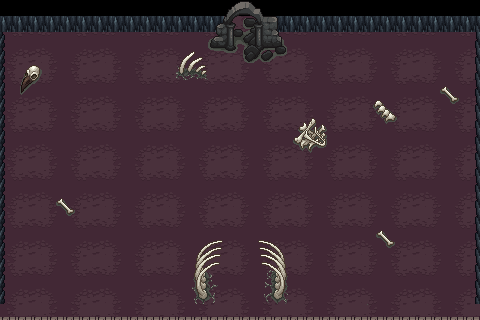

This game map was drawn from its Tiled (.tmx) file and the tilesets committed beside it. A one-line description and the trimmed map source follow:
An orthogonal 30x20 tile map with 16x16 px tiles, 5 tile layers (Piso, Objetos del piso, Paredes, pilares entrada, ...), 4 tilesets and 10 objects.

<map version="1.10" tiledversion="1.11.2" orientation="orthogonal" renderorder="right-down" width="30" height="20" tilewidth="16" tileheight="16" infinite="0" nextlayerid="11" nextobjectid="33">
 <tileset firstgid="1" source="../../tiled_mapa2/Tiled_files/Ground_rocks.tsx" />
 <tileset firstgid="2263" source="../../tiled_mapa2/Tiled_files/Objects_animated3.tsx" />
 <tileset firstgid="3979" source="../../tiled_mapa2/Tiled_files/Objects.tsx" />
 <tileset firstgid="7579" source="texturas.tsx" />
 <layer id="1" name="Piso" width="30" height="20">
  <data>[600 cells, 570 non-empty, 12 distinct tile ids]</data>
 </layer>
 <layer id="6" name="Objetos del piso" width="30" height="20">
  <data>[600 cells, 34 non-empty, 25 distinct tile ids]</data>
 </layer>
 <layer id="5" name="Paredes" width="30" height="20">
  <data>[600 cells, 92 non-empty, 4 distinct tile ids]</data>
 </layer>
 <layer id="4" name="pilares entrada" width="30" height="20">
  <data>[600 cells, 16 non-empty, 16 distinct tile ids]</data>
 </layer>
 <layer id="3" name="puerta" width="30" height="20">
  <data>[600 cells, 20 non-empty, 20 distinct tile ids]</data>
 </layer>
 <objectgroup id="7" name="colisiones">
  <properties>
   <property name="colision" type="bool" value="true" />
  </properties>
  <object id="12" x="269.674" y="244.644" width="15.6952" height="56.1404">
   <properties>
    <property name="colision" type="bool" value="true" />
   </properties>
  </object>
  <object id="16" x="0.68872" y="11.1293" width="226.372" height="9.0549">
   <properties>
    <property name="colision" type="bool" value="true" />
   </properties>
  </object>
  <object id="17" x="260.437" y="10.7849" width="218.525" height="10.2622">
   <properties>
    <property name="colision" type="bool" value="true" />
   </properties>
  </object>
  <object id="18" x="-1.72592" y="8.62548" width="7.24392" height="315.11">
   <properties>
    <property name="colision" type="bool" value="true" />
   </properties>
  </object>
  <object id="19" x="4.22562" y="305.014" width="477.495" height="15.0915">
   <properties>
    <property name="colision" type="bool" value="true" />
   </properties>
  </object>
  <object id="20" x="475.08" y="-3.0183" width="8.45124" height="336.238">
   <properties>
    <property name="colision" type="bool" value="true" />
   </properties>
  </object>
  <object id="22" x="218.525" y="8.10068" width="13.2805" height="35.6159">
   <properties>
    <property name="colision" type="bool" value="true" />
   </properties>
  </object>
  <object id="23" x="259.143" y="4.04524" width="13.8842" height="38.0306">
   <properties>
    <property name="colision" type="bool" value="true" />
   </properties>
  </object>
  <object id="24" x="197.646" y="246.676" width="15.6952" height="53.7257">
   <properties>
    <property name="colision" type="bool" value="true" />
   </properties>
  </object>
 </objectgroup>
 <objectgroup id="9" name="spawns">
  <object id="30" x="209.268" y="286.503">
   <properties>
    <property name="name" value="spawn_centro" />
    <property name="sala_id" value="sala5" />
   </properties>
   <point />
  </object>
 </objectgroup>
 <objectgroup id="10" name="transiciones" />
</map>
